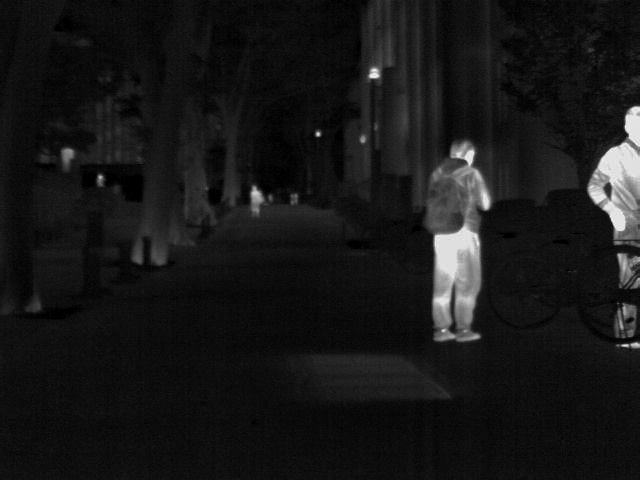
#> input picture VIIS_patched_v13/instance/ir/01012N.png, 640 x 480 px
$ python -i align.py   (imports and definitions only)   (older library calls are emulated)
#> lines starting #> are read from the running program, lines starting #| are printed output that depends on the picture
#> further down, picture is the input picture: shape (480, 640, 3); min 0, max 255, mean 23.2
"""Deliverable 1 (spatial alignment): coarse-to-fine ECC registration of thermal to RGB on gradient maps.

RGB and thermal differ in appearance (a dark coat can be hot, a bright sign cold), so intensities are not comparable;
their GRADIENT maps share object boundaries. ECC (enhanced correlation coefficient) is invariant to gain/offset and is
maximised on blurred gradient magnitudes, from coarse to fine. MSRS and LLVIP ship pre-registered, so in training the
module is used (a) to measure residual misregistration and (b) at inference for user pairs (--align). Training adds
small random misregistrations (degrade.misregister) so the network itself tolerates a few pixels of error.
"""
import numpy as np
import cv2


def grad_map(img):
    if img.ndim == 3:
        img = cv2.cvtColor(img, cv2.COLOR_RGB2GRAY)
    g = img.astype(np.float32)
    if g.max() > 1.5:
        g = g / 255.0
    # lift dark RGB so its edges are measurable (gain/offset do not matter to ECC, gamma does)
    g = np.power(np.clip(g, 0, 1), 0.5)
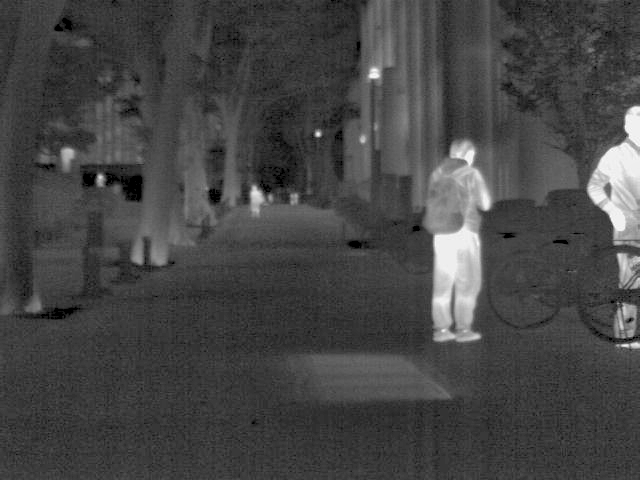
#> g: shape (480, 640) float32; min 0, max 1, mean 0.274
    g = cv2.GaussianBlur(g, (0, 0), 1.2)
    m = cv2.magnitude(cv2.Sobel(g, cv2.CV_32F, 1, 0, ksize=3), cv2.Sobel(g, cv2.CV_32F, 0, 1, ksize=3))
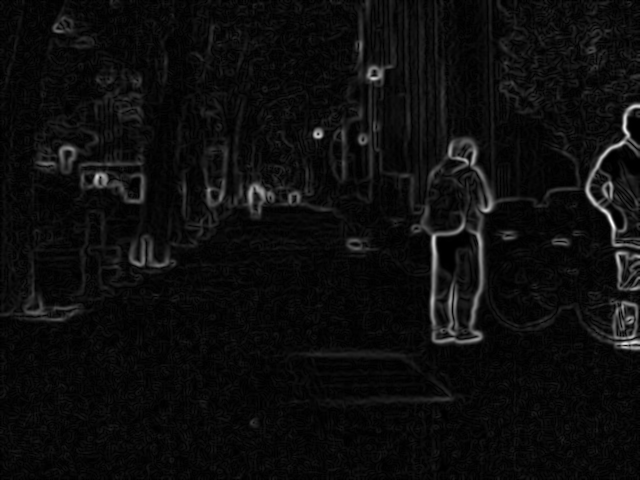
#> m: shape (480, 640) float32; min 0, max 1.53, mean 0.0807; drawn with min black and max white
    return (m / (np.percentile(m, 99.5) + 1e-6)).clip(0, 1).astype(np.float32)
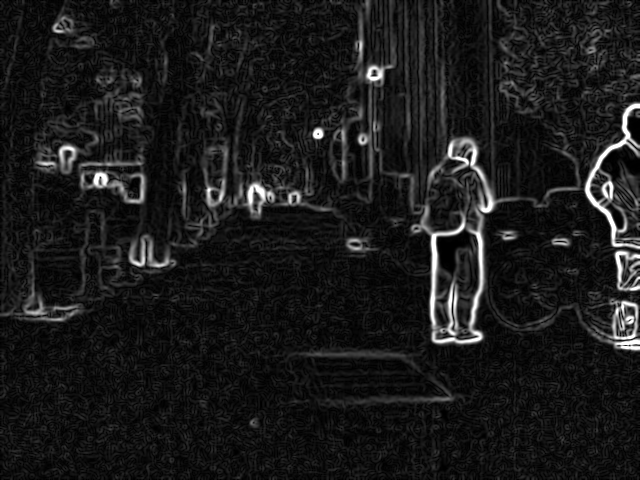
#> returned value: shape (480, 640) float32; min 0, max 1, mean 0.104


# [79 lines left out: functions align_pair, corner_error, edge_overlap, _compose, audit, not called in this run]

>>> import cv2
>>> picture = cv2.cvtColor(cv2.imread('../instance/ir/01012N.png'), cv2.COLOR_BGR2RGB)
>>> result = grad_map(picture)

$ run again, on VIIS_patched_v13/instance/ir/01198N.png
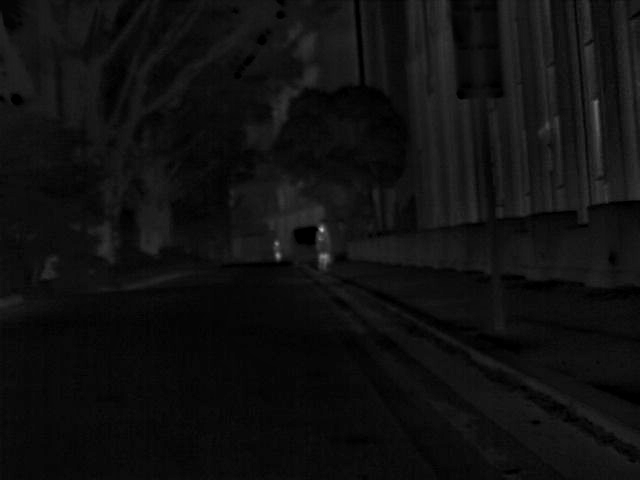
#> input picture VIIS_patched_v13/instance/ir/01198N.png, 640 x 480 px
#> picture is the input picture: shape (480, 640, 3); min 0, max 191, mean 15.8
#> in grad_map, `g = np.power(np.clip(g, 0, 1), 0.5)`:
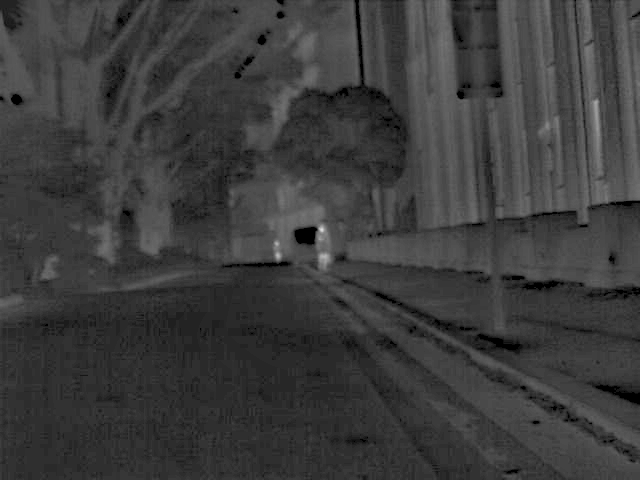
#> g: shape (480, 640) float32; min 0, max 0.865, mean 0.239
#> in grad_map, `return (m / (np.percentile(m, 99.5) + 1e-6)).clip(0, 1).astype(np.floa..`:
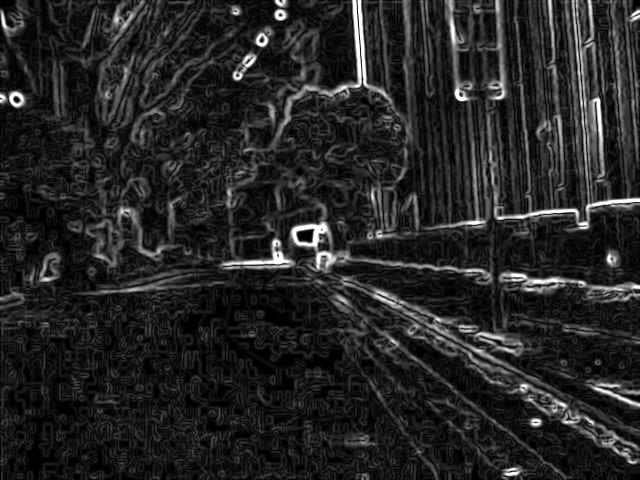
#> returned value: shape (480, 640) float32; min 0, max 1, mean 0.148
